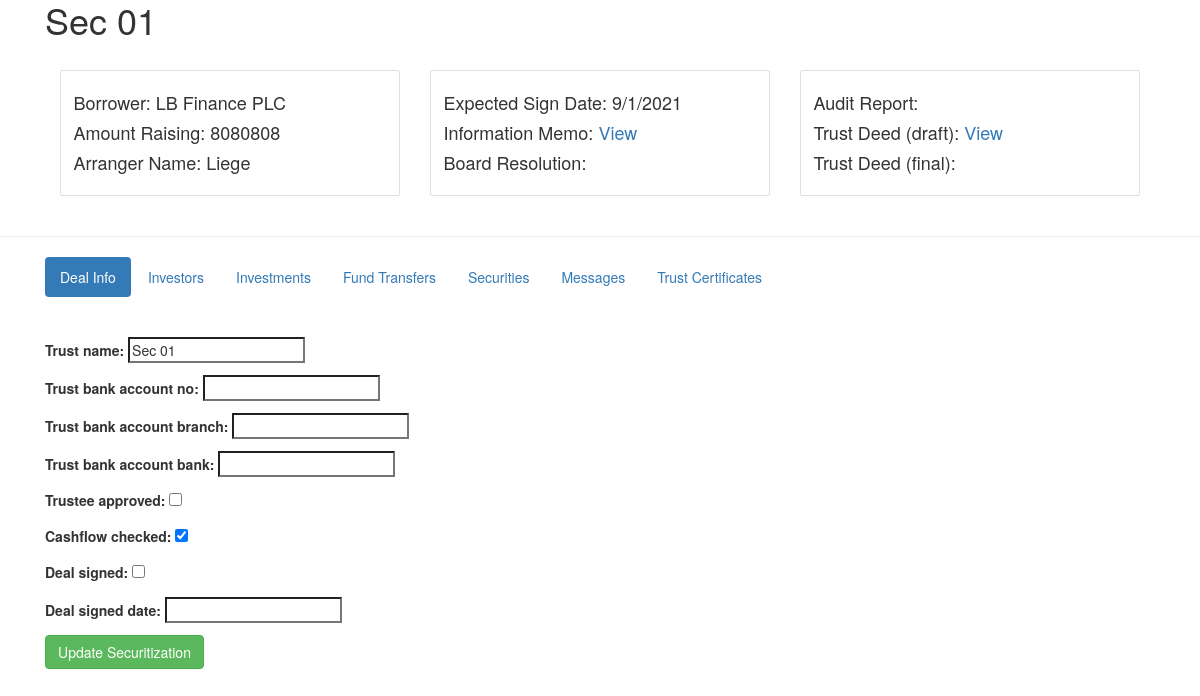
The page /update_securitization_trustee/15/ on the database as committed earlier.
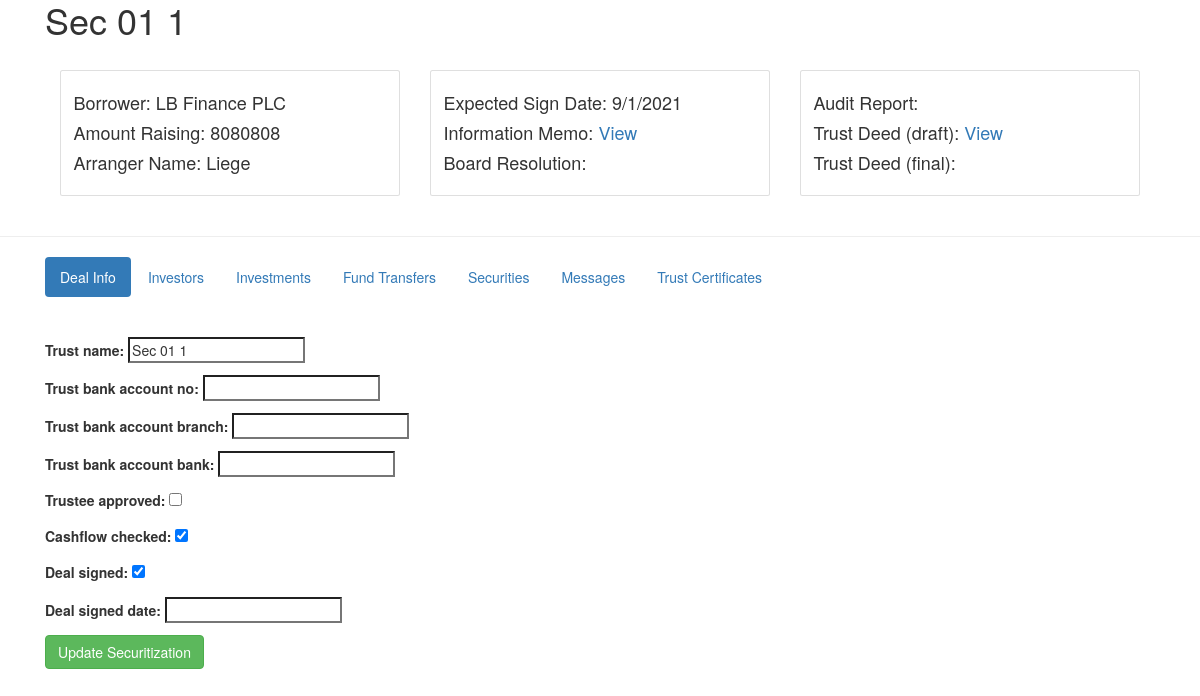
The same page on the database as committed later.
### trusteeapp/models.py (models this page shows, shortened)
class Securitization(models.Model):
    temp_name = models.CharField(max_length=200)
    borrower = models.ForeignKey(Borrower, on_delete=PROTECT)
    arranger_name  = models.CharField(max_length=200) # change this to ForeignKey later
    amount_raised = models.IntegerField()
    expected_sign_date = models.CharField(max_length=200,blank=True)
    td_firstdraft = models.FileField()
    trust_name = models.CharField(default="",max_length=200,blank=True)
    trust_bank_account_no = models.CharField(default="",max_length=200,blank=True)
    trust_bank_account_branch = models.CharField(default="",max_length=200,blank=True)
    trust_bank_account_bank = models.CharField(default="",max_length=200,blank=True)
    lawyer_name = models.CharField(max_length=200)
    auditor_name = models.CharField(max_length=200)
    trustee_approved = models.BooleanField(default=False)
    deal_signed = models.BooleanField(default=False)
    cashflow_checked = models.BooleanField(default=False)
    deal_signed_date = models.DateField(blank=True,null=True)
    td_completedraft = models.FileField(blank=True)
    td_completesigned = models.FileField(blank=True)
    board_resolution = models.FileField(blank=True)
    information_memo = models.FileField(blank=True)
    audit_report = models.FileField(blank=True)
    investor_schedule_file = models.FileField(blank=True)
    investments_file = models.FileField(blank=True)
    security_list_file = models.FileField(blank=True)
    trust_certificates = models.FileField(blank=True)

class Borrower(models.Model):
    borrower_name = models.CharField(max_length=200)
    borrower_address = models.CharField(max_length=300)
    borrower_contact_name = models.CharField(max_length=200)
    borrower_contact_number = models.IntegerField()

### trusteeapp/views.py (the view, shortened to what this page needs)
# urls.py: path("update_securitization_trustee/<int:id>/",views.update_securitization_trustee_view),
def update_securitization_trustee_view(request,id):
    sec = Securitization.objects.get(id=id)
    form = update_securitization_trustee_form(instance=sec)
    context = {"form":form,
                "securitization":sec,}
    if request.method=="POST" and request.POST['formtype']=="update":
        form = update_securitization_trustee_form(request.POST,instance=sec)
        if form.is_valid():
            form.save()
    return render(request,"trusteeapp/update_securitization_trustee.html",context)

### trusteeapp/forms.py
class update_securitization_trustee_form(forms.ModelForm):
    class Meta:
        model = Securitization
        fields = ('trust_name','trust_bank_account_no','trust_bank_account_branch',
        'trust_bank_account_bank',"trustee_approved","cashflow_checked","deal_signed","deal_signed_date")

### trusteeapp/templates/trusteeapp/update_securitization_trustee.html (shortened to what this page needs)
{% extends "trusteeapp/base_trustee.html" %}
{% block content %}
    <div class="container"><h1>{% if securitization.trust_name %}{{securitization.trust_name}}{% else %}{{securitization.temp_name}}{% endif %}</h1>
        <br/>
        <div class="col-sm-4">
        <div class="card">
            <div class="card-body">
              <p class="card-text">
                <h4>Borrower: {{securitization.borrower.borrower_name}}</h4>
                <h4>Amount Raising: {{securitization.amount_raised}}</h4>
                <h4>Arranger Name: {{securitization.arranger_name}}</h4>
            </p>
            </div>
        </div>
        </div>
        <div class="col-sm-4">
        <div class="card">
            <div class="card-body">
              <p class="card-text">
                <h4>Expected Sign Date: {{securitization.expected_sign_date}}</h4>
    <h4>Information Memo: <a target="_blank" href="http://127.0.0.1:8000/documents/{{securitization.board_resolution}}">View</a></h4>
    <h4>Board Resolution: {% if securitization.board_resolution %}<a target="_blank" href="http://127.0.0.1:8000/documents/{{securitization.board_resolution}}">View</a>{% endif %}</h4>
              </p>
            </div>
        </div>
        </div>
        <div class="col-sm-4">
            <div class="card">
                <div class="card-body">
                  <p class="card-text">
                     <h4>Audit Report: {% if securitization.audit_report %}<a target="_blank" href="http://127.0.0.1:8000/documents/{{securitization.audit_report}}">View</a>{% endif %}</h4>
                     <h4>Trust Deed (draft): {% if securitization.td_firstdraft %}<a target="_blank" href="http://127.0.0.1:8000/documents/{{securitization.td_firstdraft}}">View</a>{% endif %}</h4>
                     <h4>Trust Deed (final): {% if securitization.td_completesigned %}<a target="_blank" href="http://127.0.0.1:8000/documents/{{securitization.td_completesigned}}">View</a>{% endif %}</h4>
                  </p>
                </div>
            </div>
            </div>
    </div>
        <br/>
        <hr/>
    <div id="exTab1" class="container">
        <ul  class="nav nav-pills">
            <li class="active"><a  href="#1a" data-toggle="tab">Deal Info</a></li>
            <li><a href="#2a" data-toggle="tab">Investors</a></li>
            <li><a href="#3a" data-toggle="tab">Investments</a></li>
            <li><a href="#4a" data-toggle="tab">Fund Transfers</a></li>
            <li><a href="#5a" data-toggle="tab">Securities</a></li>
            <li><a href="#6a" data-toggle="tab">Messages</a></li>
            <li><a href="#7a" data-toggle="tab">Trust Certificates</a></li>
        </ul>
        <div class="tab-content clearfix">
            <div class="tab-pane active" id="1a">
                        <br/><br/>
                        <form method="POST"  enctype="multipart/form-data"> {% csrf_token %}
                            {{form.as_p}}
                            <button type="submit",name="save" class="btn btn-success">Update Securitization</button>
                        </form>
            </div>
        </div>
      </div>
{% endblock content %}

Rows that differ between the two databases and show on the page:
changed Securitization "Liege": trust_name "Sec 01" → "Sec 01 1"; deal_signed "☐" → "☑"
